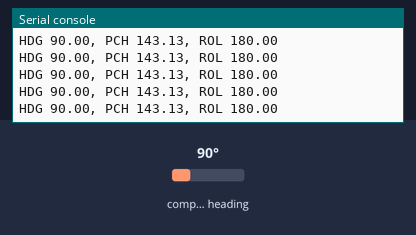
Recording of a program running on a simulated Adafruit CLUE running CircuitPython. Shown: the last lines printed to the serial console. Inputs (shaded band) come from the test bench; at power-on: compass heading 90°.

Above: at 1.2 s.
1.3 s: compass heading set to 7°
At 2.3 s:
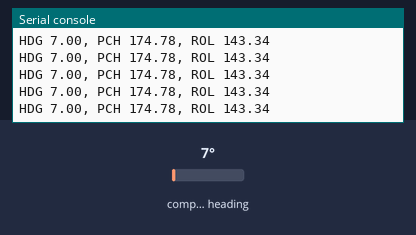
2.8 s: compass heading set to 180°
At 3.8 s:
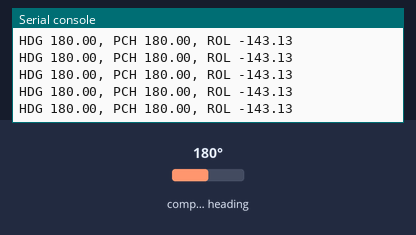
Timing chart, 0 to 5.7 s (numbered marks = the images above; inputs shaded):
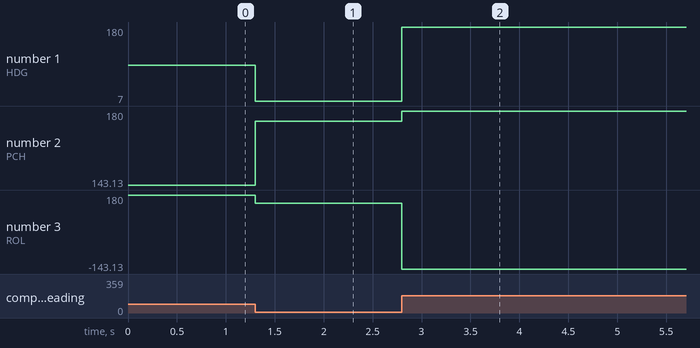

The program:

tesla_to_degrees.py
```python
from adafruit_clue import clue
import math
#
# Magnetic Data (Telsa) to Headin, Pitch and Roll in degrees
#
while True:
    mag_x, mag_y, mag_z = clue.magnetic
    heading = math.degrees(math.atan2(mag_y, mag_x))
    while heading < 0:
        heading += 360
    pitch =  math.degrees(math.atan2(mag_y, mag_z))
    roll =  math.degrees(math.atan2(mag_x, mag_z))

    print(f"HDG {heading:.2f}, PCH {pitch:.2f}, ROL {roll:.2f}")
```

Measured:
- after the input at 1.3 s, the serial console: prints a new line at once (image 1)
- after the input at 2.8 s, the serial console: prints a new line at once (image 2)
- plotted number 1: 90 → 7 after the input at 1.3 s
- plotted number 2: 143.13 → 174.78 after the input at 1.3 s
- plotted number 3: 180 → 143.34 after the input at 1.3 s, 143.34 → -143.13 after the input at 2.8 s
